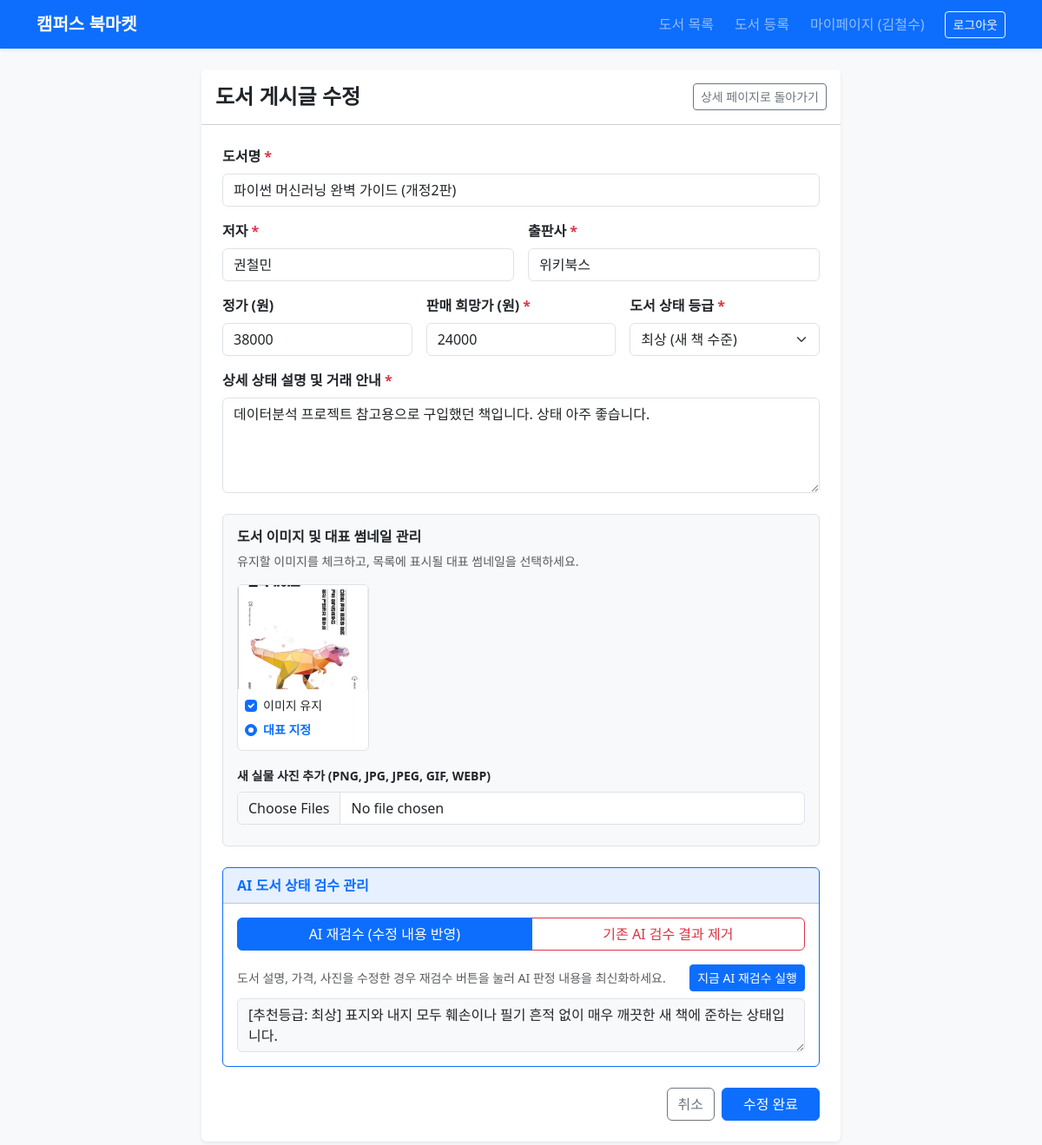
Page /book/4/edit (signed in) on the committed database.
### tables this page shows
CREATE TABLE users (
    id INTEGER PRIMARY KEY AUTOINCREMENT,
    student_id TEXT NOT NULL,
    name TEXT NOT NULL,
    department TEXT NOT NULL DEFAULT '소프트웨어학과',
    phone TEXT NOT NULL DEFAULT '',
    password_hash TEXT NOT NULL,
    trust_score REAL NOT NULL DEFAULT 50.0,
    is_admin INTEGER NOT NULL DEFAULT 0,
    is_deleted INTEGER NOT NULL DEFAULT 0,
    created_at TIMESTAMP DEFAULT CURRENT_TIMESTAMP
);

CREATE TABLE books (
    id INTEGER PRIMARY KEY AUTOINCREMENT,
    seller_id INTEGER NOT NULL,
    title TEXT NOT NULL,
    author TEXT NOT NULL,
    publisher TEXT NOT NULL,
    original_price INTEGER,
    selling_price INTEGER NOT NULL,
    condition_grade TEXT NOT NULL,
    ai_evaluated_result TEXT DEFAULT '',
    description TEXT NOT NULL,
    image_filename TEXT NOT NULL DEFAULT 'default_book.png',
    status TEXT NOT NULL DEFAULT 'AVAILABLE',
    created_at TIMESTAMP DEFAULT CURRENT_TIMESTAMP,
    FOREIGN KEY (seller_id) REFERENCES users(id) ON DELETE CASCADE
);

CREATE TABLE book_images (
    id INTEGER PRIMARY KEY AUTOINCREMENT,
    book_id INTEGER NOT NULL,
    image_filename TEXT NOT NULL,
    is_primary INTEGER NOT NULL DEFAULT 0,
    sort_order INTEGER NOT NULL DEFAULT 0,
    created_at TIMESTAMP DEFAULT CURRENT_TIMESTAMP,
    FOREIGN KEY (book_id) REFERENCES books(id) ON DELETE CASCADE
);

### app.py (the view, shortened to what this page needs)
@app.route('/book/<int:book_id>/edit', methods=['GET', 'POST'])
def edit_post(book_id):
    if not g.user:
        flash('로그인이 필요합니다.', 'warning')
        return redirect(url_for('login'))
    db = get_db()
    cursor = db.cursor()
    cursor.execute("SELECT * FROM books WHERE id = ? AND status != 'DELETED'", (book_id,))
    book = cursor.fetchone()
    if not book or (book['seller_id'] != g.user['id'] and not is_admin_user()):
        flash('수정 권한이 없습니다.', 'danger')
        return redirect(url_for('index'))
    cursor.execute(
        """SELECT * FROM book_images
           WHERE book_id = ?
           ORDER BY is_primary DESC, sort_order ASC, id ASC""",
        (book_id,)
    )
    existing_images = cursor.fetchall()
    return render_template('edit_post.html', book=book, existing_images=existing_images)

### app.py (called while the page is built)
def get_db():
    if 'db' not in g:
        g.db = sqlite3.connect(app.config['DATABASE'])
        g.db.row_factory = sqlite3.Row
    return g.db

@app.before_request
def load_logged_in_user():
    user_id = session.get('user_id')
    if user_id is None:
        g.user = None
    else:
        cursor = get_db().cursor()
        cursor.execute(
            "SELECT id, student_id, name, department, phone, trust_score, is_admin, is_deleted FROM users WHERE id = ?",
            (user_id,)
        )
        user = cursor.fetchone()
        if user is None or user['is_deleted'] == 1:
            session.clear()
            g.user = None
        else:
            g.user = user

### templates/edit_post.html (shortened to what this page needs)
{% extends 'base.html' %}
{% block content %}
<div class="row justify-content-center">
  <div class="col-lg-8">
    <div class="card shadow-sm border-0">
      <div class="card-header bg-white py-3 d-flex justify-content-between align-items-center">
        <h4 class="mb-0 fw-bold">도서 게시글 수정</h4>
        <a href="{{ url_for('detail', book_id=book['id']) }}" class="btn btn-sm btn-outline-secondary">상세 페이지로 돌아가기</a>
      </div>
      <div class="card-body p-4">
        <form method="POST" action="{{ url_for('edit_post', book_id=book['id']) }}"
              enctype="multipart/form-data" id="editPostForm">
          <div class="mb-3">
            <label for="title" class="form-label fw-semibold">도서명 <span class="text-danger">*</span></label>
            <input type="text" class="form-control" id="title" name="title"
                   value="{{ book['title'] }}" required>
          </div>
          <div class="row g-3 mb-3">
            <div class="col-md-6">
              <label for="author" class="form-label fw-semibold">저자 <span class="text-danger">*</span></label>
              <input type="text" class="form-control" id="author" name="author"
                     value="{{ book['author'] }}" required>
            </div>
            <div class="col-md-6">
              <label for="publisher" class="form-label fw-semibold">출판사 <span class="text-danger">*</span></label>
              <input type="text" class="form-control" id="publisher" name="publisher"
                     value="{{ book['publisher'] }}" required>
            </div>
          </div>
          <div class="row g-3 mb-3">
            <div class="col-md-4">
              <label for="original_price" class="form-label fw-semibold">정가 (원)</label>
              <input type="number" class="form-control" id="original_price" name="original_price"
                     value="{{ book['original_price'] if book['original_price'] is not none else '' }}" min="0">
            </div>
            <div class="col-md-4">
              <label for="selling_price" class="form-label fw-semibold">판매 희망가 (원) <span class="text-danger">*</span></label>
              <input type="number" class="form-control" id="selling_price" name="selling_price"
                     value="{{ book['selling_price'] }}" min="0" required>
            </div>
            <div class="col-md-4">
              <label for="condition_grade" class="form-label fw-semibold">도서 상태 등급 <span class="text-danger">*</span></label>
              <select class="form-select" id="condition_grade" name="condition_grade" required>
                <option value="최상" {% if book['condition_grade'] == '최상' %}selected{% endif %}>최상 (새 책 수준)</option>
              </select>
            </div>
          </div>
          <div class="mb-4">
            <label for="description" class="form-label fw-semibold">상세 상태 설명 및 거래 안내 <span class="text-danger">*</span></label>
            <textarea class="form-control" id="description" name="description" rows="4" required>{{ book['description'] }}</textarea>
          </div>
          <div class="card bg-light border mb-4">
            <div class="card-body">
              <h6 class="fw-bold mb-2">도서 이미지 및 대표 썸네일 관리</h6>
              <p class="text-muted small mb-3">유지할 이미지를 체크하고, 목록에 표시될 대표 썸네일을 선택하세요.</p>
              {% if existing_images %}
                <div class="row row-cols-2 row-cols-md-4 g-3 mb-3" id="existingImagesContainer">
                  {% for img in existing_images %}
                    <div class="col">
                      <div class="card h-100 border">
                        <img src="{{ url_for('static', filename='uploads/' + img['image_filename']) }}"
                             class="card-img-top" alt="등록 이미지"
                             style="height: 120px; object-fit: cover;">
                        <div class="card-body p-2 small">
                          <div class="form-check mb-1">
                            <input class="form-check-input keep-img-checkbox" type="checkbox"
                                   name="keep_images" value="{{ img['image_filename'] }}"
                                   id="keep_{{ loop.index }}" checked>
                            <label class="form-check-label" for="keep_{{ loop.index }}">이미지 유지</label>
                          </div>
                          <div class="form-check">
                            <input class="form-check-input primary-radio" type="radio"
                                   name="primary_image_key" value="existing:{{ img['image_filename'] }}"
                                   id="primary_existing_{{ loop.index }}"
                                   {% if img['is_primary'] == 1 or (loop.first and not existing_images|selectattr('is_primary', 'equalto', 1)|list) %}checked{% endif %}>
                            <label class="form-check-label fw-semibold text-primary" for="primary_existing_{{ loop.index }}">
                              대표 지정
                            </label>
                          </div>
                        </div>
                      </div>
                    </div>
                  {% endfor %}
                </div>
              {% endif %}
              <div class="mb-2">
                <label for="images" class="form-label fw-semibold small">새 실물 사진 추가 (PNG, JPG, JPEG, GIF, WEBP)</label>
                <input class="form-control" type="file" id="images" name="images"
                       accept=".png,.jpg,.jpeg,.gif,.webp" multiple>
              </div>
            </div>
          </div>
          <div class="card border-primary mb-4" id="ai-eval-section"
               data-has-initial-ai="{{ 'true' if book['ai_evaluated_result'] else 'false' }}">
            <div class="card-header bg-primary bg-opacity-10 d-flex flex-wrap justify-content-between align-items-center gap-2">
              <span class="fw-bold text-primary">AI 도서 상태 검수 관리</span>
            </div>
            <div class="card-body">
              {% if book['ai_evaluated_result'] %}
                <div class="btn-group w-100 mb-3" role="group" aria-label="AI 검수 처리 방식 선택">
                  <label class="btn btn-outline-primary" for="mode_reeval">AI 재검수 (수정 내용 반영)</label>
                  <label class="btn btn-outline-danger" for="mode_remove">기존 AI 검수 결과 제거</label>
                </div>
                <div id="ai-reeval-box">
                  <div class="d-flex flex-wrap justify-content-between align-items-center gap-2 mb-2">
                    <small class="text-muted">
                      도서 설명, 가격, 사진을 수정한 경우 재검수 버튼을 눌러 AI 판정 내용을 최신화하세요.
                    </small>
                    <button type="button" id="btn-run-ai-eval" class="btn btn-sm btn-primary">
                      지금 AI 재검수 실행
                    </button>
                  </div>
                  <textarea class="form-control bg-light" id="ai_evaluated_result" name="ai_evaluated_result"
                            rows="2" readonly>{{ book['ai_evaluated_result'] }}</textarea>
                </div>
              {% endif %}
            </div>
          </div>
          <div class="d-flex justify-content-end gap-2">
            <a href="{{ url_for('detail', book_id=book['id']) }}" class="btn btn-outline-secondary">취소</a>
            <button type="submit" class="btn btn-primary px-4">수정 완료</button>
          </div>
        </form>
      </div>
    </div>
  </div>
</div>
{% endblock %}

### templates/base.html (shortened to what this page needs)
<!DOCTYPE html>
<html lang="ko">
<head>
    <link href="https://cdn.jsdelivr.net/npm/bootstrap@5.3.3/dist/css/bootstrap.min.css" rel="stylesheet">
</head>
<body class="bg-light d-flex flex-column min-vh-100">
    <nav class="navbar navbar-expand-lg navbar-dark bg-primary shadow-sm mb-4">
        <div class="container">
            <a class="navbar-brand fw-bold" href="{{ url_for('index') }}">캠퍼스 북마켓</a>
            <div class="collapse navbar-collapse" id="mainNavbar">
                <ul class="navbar-nav ms-auto align-items-lg-center gap-lg-2">
                    <li class="nav-item">
                        <a class="nav-link" href="{{ url_for('index') }}">도서 목록</a>
                    </li>
                    {% if g.user %}
                    <li class="nav-item">
                        <a class="nav-link" href="{{ url_for('register_book') }}">도서 등록</a>
                    </li>
                    <li class="nav-item">
                        <a class="nav-link" href="{{ url_for('my_profile') }}">마이페이지 ({{ g.user.name }})</a>
                    </li>
                    <li class="nav-item">
                        <a class="btn btn-sm btn-outline-light ms-lg-2" href="{{ url_for('logout') }}">로그아웃</a>
                    </li>
                    {% endif %}
                </ul>
            </div>
        </div>
    </nav>
    <main class="container flex-grow-1 mb-5">
        {% block content %}{% endblock %}
    </main>
</body>
</html>

### rows in the picture
users: user.name "김철수"
books: title "파이썬 머신러닝 완벽 가이드 (개정2판)", author "권철민", publisher "위키북스", original_price "38000", selling_price "24000", condition_grade "최상 (새 책 수준)", description "데이터분석 프로젝트 참고용으로 구입했던 책입니다. 상태 아주 좋습니다.", ai_evaluated_result "[추천등급: 최상] 표지와 내지 모두 훼손이나 필기 흔적 없이 매우 깨끗한 새 책에 준하는 상태입니다."
book_images: image_filename (picture), is_primary "☑ 대표 지정"
